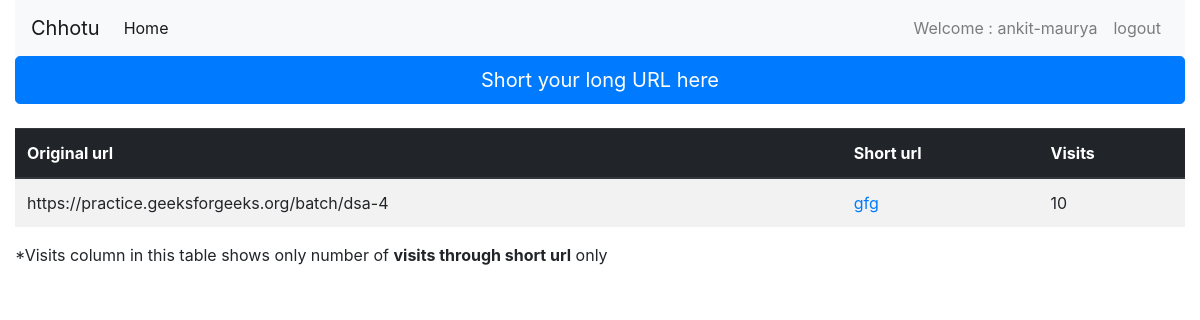
The app's page / (signed in) with its own data.
### main/models.py (models this page shows, shortened)
class UserShort(models.Model):
    uri = models.URLField('Enter original uri ')
    shorturi = models.CharField('save the model for shorten uri',max_length=10,null=True,blank=True)
    user = models.ForeignKey(User,on_delete=models.CASCADE)
    count = models.IntegerField(default=0)

### home/views.py (the view)
# urls.py: path('',index,name='index'),
def index(request):
    if request.user.is_authenticated:
        query = UserShort.objects.filter(user=request.user).order_by('-pk')
        context = {'query':query}
    else:
        query = shorten.objects.all().order_by('-pk')
        context = {'query':query}
    return render(request,'index.html',context)

### templates/index.html
{% extends 'base.html' %}
{% block content %}
<a href="{% url 'home:short'%}" class="btn btn-primary btn-lg btn-block mb-4">Short your long URL here</a>
<div class="table-responsive ">
    <table class="table table-striped borderless">
  <thead class="thead-dark">
    <tr>
      <th scope="col">Original url</th>
      <th scope="col">Short url</th>
      {% if user.is_authenticated %}
      <th scope="col">Visits</th>
      {%endif%}
    </tr>
  </thead>
  <tbody>
  {%for object in query%}
    <tr>
      <td>{{object.uri }}</td>
      {% if user.is_authenticated %}
      <td><a href="{{user}}/{{object.shorturi}}">{{object.shorturi}}</a></td>
      {%else%}
      <td><a href="/{{object.shorturi}}">{{object.shorturi}}</a></td>
      {%endif%}
      {% if user.is_authenticated %}
      <td>{{object.count}}</td>
      {%endif%}
    </tr>
  {%endfor%}
  </tbody>
</table>
      {% if user.is_authenticated %}
      *Visits column in this table shows only number of <b>visits through short url</b> only
      {%endif%}
</div>
 {% endblock %}

### templates/base.html (shortened to what this page needs)
{% load static %}
<!doctype html>
<html lang="en">
  <head>
    <link rel="stylesheet" href="https://maxcdn.bootstrapcdn.com/bootstrap/4.0.0/css/bootstrap.min.css">
  </head>
  <body>
    <div class="container-fluid">
      {%block navbar%}
      <nav class="navbar navbar-expand-lg navbar-light bg-light">
        <a class="navbar-brand" href="/">Chhotu</a>
        <div class="collapse navbar-collapse" id="navbarText">
          <ul class="navbar-nav mr-auto">
            <li class="nav-item active">
              <a class="nav-link" href="/">Home <span class="sr-only">(current)</span></a>
            </li>
          </ul>
          <ul class="navbar-nav ml-auto">
            <li class="nav-item">
              <a class="nav-link" href="#">Welcome : {{request.user}}</a>
            </li>
          {% if request.user.is_authenticated %}
          <li class="nav-item">
            <a class="nav-link" href="/logout/">logout</a>
          </li>
          {%endif%}
          </ul>
        </div>
      </nav>
      {%endblock%}
   {%block content%}
   {%endblock%}
  </div>
  </body>
</html>

### records on screen
UserShort: uri "https://practice.geeksforgeeks.org/batch/dsa-4", shorturi "gfg", count "10"

### other values on screen
{{ request.user }} "ankit-maurya"
